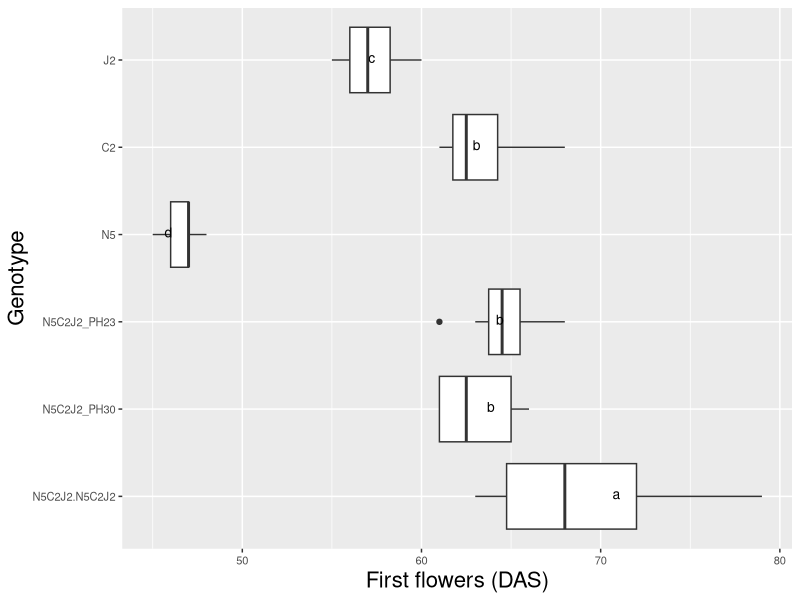

This chart was generated by the following R code:
# Comparison 2XY: Novel allohexaploids

#load packages 
install.packages("multcompView")
install.packages("viridis")
install.packages("viridisLite")
library(viridis)
library(viridisLite)
library(tidyverse)
library(dplyr)
library(ggplot2)
library(ggpubr)
library(datasets)
library(multcompView)


# vollständige Rohdatentabelle laden ######
getwd()
DATA <- read_csv("EPPN raw data complete 220419.csv")
View(DATA)


#drop first column
DATA = DATA[,2:37]
View(DATA)

#### subsetting #####
comp_N5C2J2 <- DATA[DATA$Genotype %in% c("N5", "C2", "J2", 
                                      
                                      "N5C2J2_PH30", "N5C2J2_PH23", 
                                     
                                     "N5C2J2.N5C2J2"), ]
head(comp_N5C2J2)
View(comp_N5C2J2)


# ANOVA, Tukey & Boxplot with CLD according to Rosane Rech##########################################################
# loading the appropriate libraries
library(datasets)

#remove previous objects
rm(anova)
rm(tukey)
rm(cld)
rm(Tk)

# analysis of variance
anova <- aov(first_flowers_DAS ~ Genotype, data = comp_N5C2J2)
summary(anova)

# Tukey's test
tukey <- TukeyHSD(anova)
print(tukey)

# compact letter display
cld <- multcompLetters4(anova, tukey)
print(cld)

# table with factors and 3rd quantile
Tk <- group_by(comp_N5C2J2, Genotype) %>%
  summarise(mean = round(mean(first_flowers_DAS, na.rm = TRUE), digits = 1), quant = round(quantile(first_flowers_DAS, probs = 0.75, na.rm = TRUE), digits = 1)) %>%
  arrange(desc(mean)) #WICHTIG: arrange(desc(mean)) muss hier rein!!!

# extracting the compact letter display and adding to the Tk table
cld <- as.data.frame.list(cld$Genotype)
Tk$cld <- cld$Letters
print(Tk) # print dient der Überprüfung: Mittelwerte und Letter code 
# in der gleichen Reihenfolge angeordnet?

# Reorder factor levels in comp_N5C2J2
comp_N5C2J2ord <- comp_N5C2J2                             
comp_N5C2J2ord$Genotype <- factor(comp_N5C2J2ord$Genotype,     
                                levels = c("N5C2J2.N5C2J2",
                                           "N5C2J2_PH30", "N5C2J2_PH23", 
                                           "N5", "C2", "J2"))

Tkord <- Tk
Tkord$Genotype <- factor(Tkord$Genotype,     
                                       levels = c("N5C2J2.N5C2J2",
                                                  "N5C2J2_PH30", "N5C2J2_PH23", 
                                                  "N5", "C2", "J2"))



#boxplot first_flowers_DAS N5C2J2
ggplot(comp_N5C2J2ord, aes(Genotype, first_flowers_DAS)) + 
  geom_boxplot() +
  labs(x="Genotype", y="First flowers (DAS)") +
  geom_text(data = Tkord, aes(x = Genotype, y = quant, label = cld), color = "black", size = 3.5, vjust = 0.3, hjust = 3) +
  coord_flip() +
  theme(axis.title = element_text(size = 16),
        legend.text = element_text(size = 12),
        legend.title= element_blank(),
        axis.title.x = element_text(size = 16),
        axis.title.y = element_text(size = 16),
        axis.text.x = element_text(size = 8),
        axis.text.y = element_text(size = 8)) 
